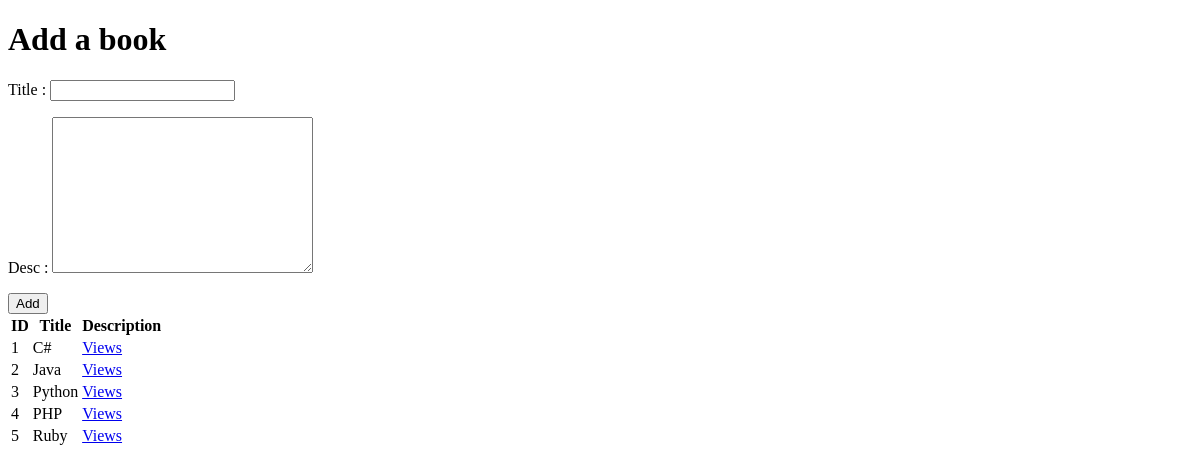
Before: / with the older database file.
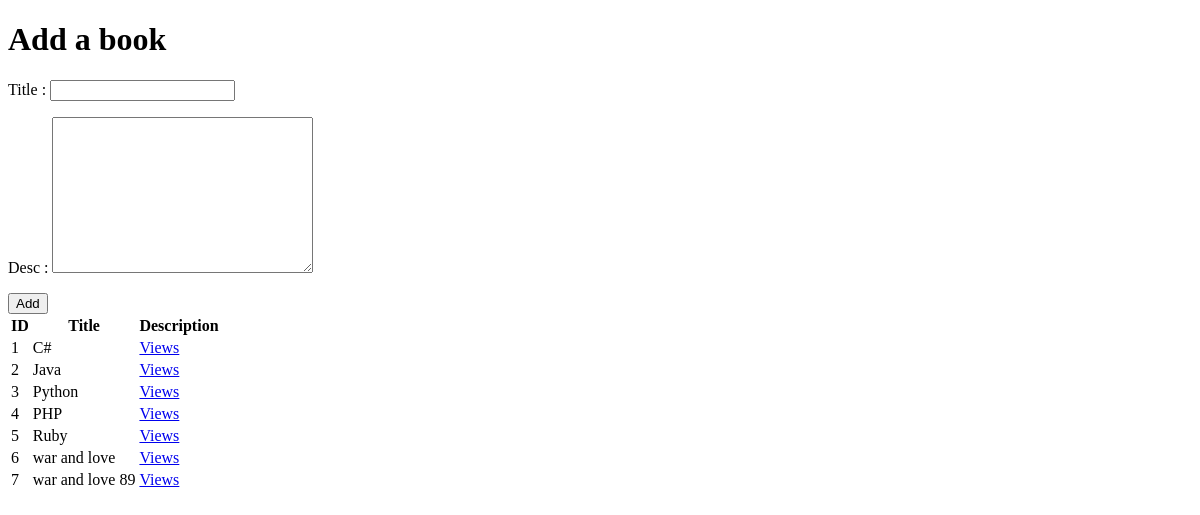
After: the same page with the newer database file.
### books_authors_app/models.py (models this page shows)
class Book(models.Model):
    title = models.CharField(max_length=255)
    desc = models.TextField(default=2000)
    created_at = models.DateTimeField(auto_now_add=True)
    updated_at = models.DateTimeField(auto_now=True)

### books_authors_app/views.py (the view)
# urls.py: path('', views.index),
def index(request):
    context = {
    "books" : Book.objects.all(),
    "authors" : authors.objects.all(),
    }
    return render(request,'index.html',context)

### books_authors_app/templates/index.html (shortened to what this page needs)
<!DOCTYPE html>
<html lang="en">
<head>
</head>
<body>
    <div class="add_book">
        <h1>Add a book</h1>
        <form action="/add_book" method="POST">
        <p>Title : <input type="text" name="book_title"></p>
        <p>Desc : <textarea name="book_desc" cols="30" rows="10"></textarea></p>
        <input type="submit" value="Add">
        </form>
    </div>
    <table>
        <tr>
            <th>ID</th>
            <th>Title</th>
            <th>Description</th>
        </tr>
        {% for i in books%}
        <tr>
        <td>{{i.id}}</td>
        <td>{{i.title}}</td>
        <td><a href="/books/{{i.id}}">Views</a></td>
        </tr>
        {%endfor%}
    </table>
</body>
</html>

Changed rows visible on the page:
added Book: id "6", title "war and love"
added Book: id "7", title "war and love 89"
